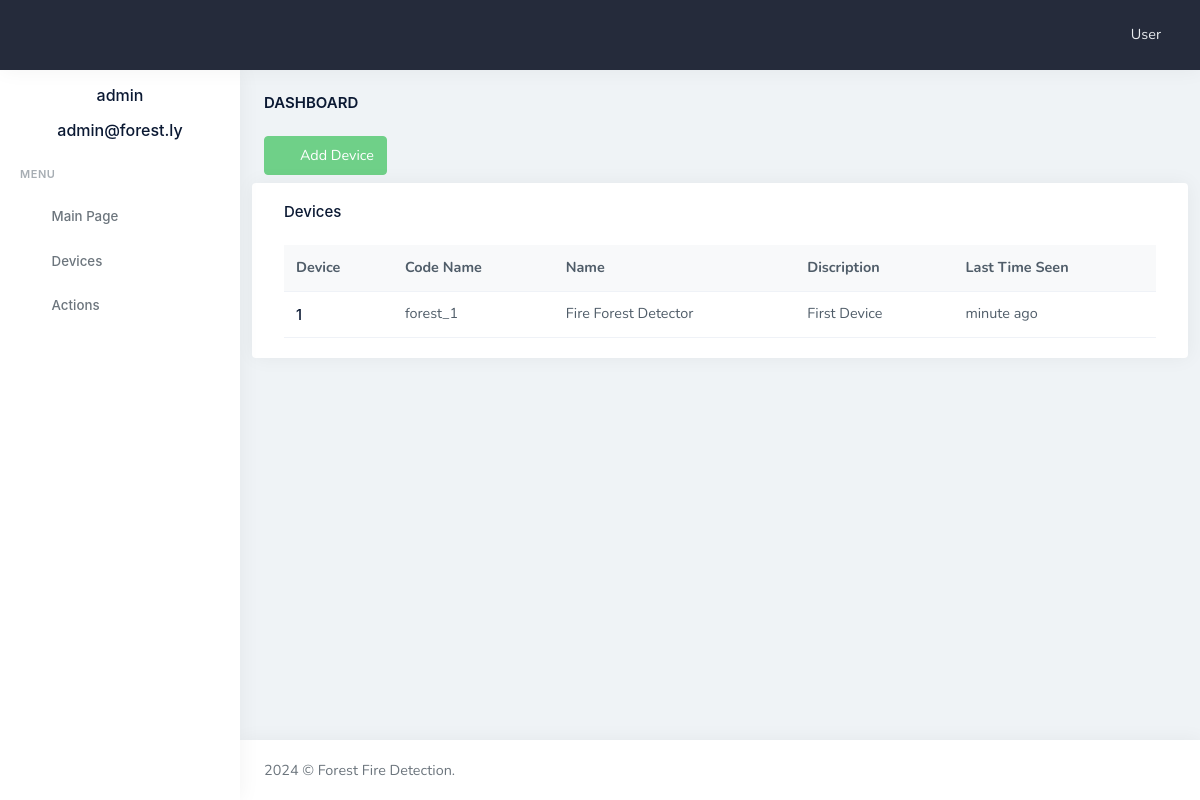
/devices (signed in), run on an earlier commit of the app's database.
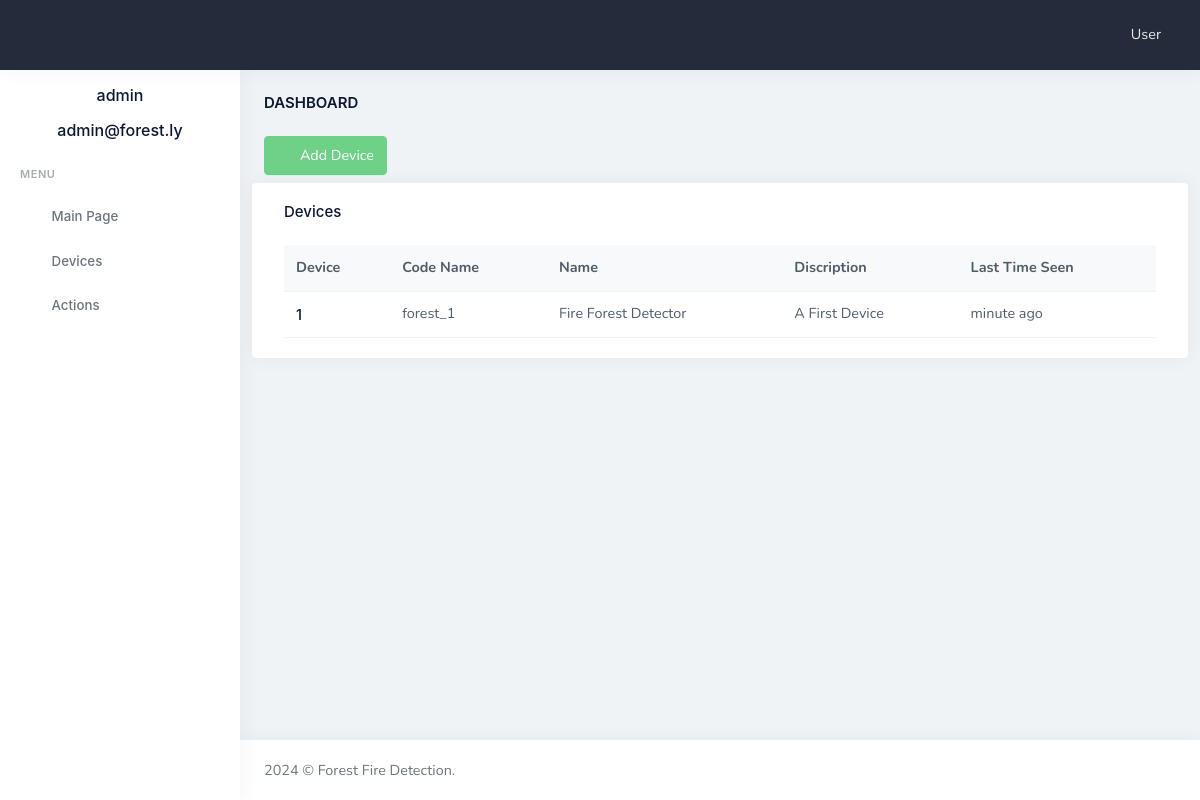
And on a later commit of the database.
### app/models.py (models this page shows, shortened)
class Thing(db.Model):
    id: so.Mapped[int] = so.mapped_column(primary_key=True)
    code_name: so.Mapped[str] = so.mapped_column(sa.String(140), unique=True)
    name: so.Mapped[str] = so.mapped_column(sa.String(140))
    description: so.Mapped[str] = so.mapped_column(sa.Text())
    location_name: so.Mapped[str] = so.mapped_column(sa.String(140))
    histories: so.WriteOnlyMapped['History'] = so.relationship(
        back_populates='thing',
        cascade="all, delete",
        passive_deletes=True,
    )

### app/routes.py (the view)
@app.route('/devices', methods=['GET'])
@login_required
def devices():
    username = current_user.username
    email = current_user.email
    devices = db.session.scalars(sa.select(Thing)).all()
    return render_template('devices.html', devices=devices, username=username, email=email)

### app/models.py (called while the page is built)
@login.user_loader
def load_user(id):
    return db.session.get(User, int(id))

### app/templates/devices.html
{% extends "base.html" %}
{% block content %}
<div class="page-content">
    <div class="container-fluid">
        <div class="row">
            <div class="col-12">
                <div class="page-title-box d-sm-flex align-items-center justify-content-between">
                    <h4 class="mb-sm-0">Dashboard</h4>
                </div>
            </div>
        </div>
        <div class="row mb-2">
            <div class="col-4">
                <button type="button" class="btn btn-success waves-effect waves-light">
                    <i class="ri-add-circle-fill align-middle me-2"></i> Add Device
                </button>
            </div>
        </div>
        <div class="row">
            <div class="card">
                <div class="card-body pb0">
                    <h4 class="card-title mb-4">Devices</h4>
                    <div class="table-responsive">
                        <table class="table table-centered mb-0 align-middle table-hover table-nowrap">
                            <thead class="table-light">
                                <tr>
                                    <th>Device</th>
                                    <th>Code Name</th>
                                    <th>Name</th>
                                    <th>Discription</th>
                                    <th>Last Time Seen</th>
                                </tr>
                            </thead>
                            <tbody>
                                <tr>
                                    {% if devices %}
                                        {% for device in devices %}
                                            <tr>
                                                <td>
                                                    <a href="{{ url_for('device', id=device.id) }}"><h6 class="mb-0">{{ device.id }}</h6></a>
                                                </td>
                                                <td>{{ device.code_name }}</td>
                                                <td>
                                                    {{ device.name }}
                                                </td>
                                                <td>
                                                    {{ device.description }}
                                                </td>
                                                <td>
                                                    minute ago
                                                </td>
                                            </tr>
                                        {% endfor %}
                                    {% endif %}
                                </tr>
                            </tbody>
                        </table>
                    </div>
                </div>
            </div>
        </div>
    </div>
</div>
{% endblock %}

What changed in the data, as far as the page shows it:
changed Thing "forest_1": description "First Device" → "A First Device"
